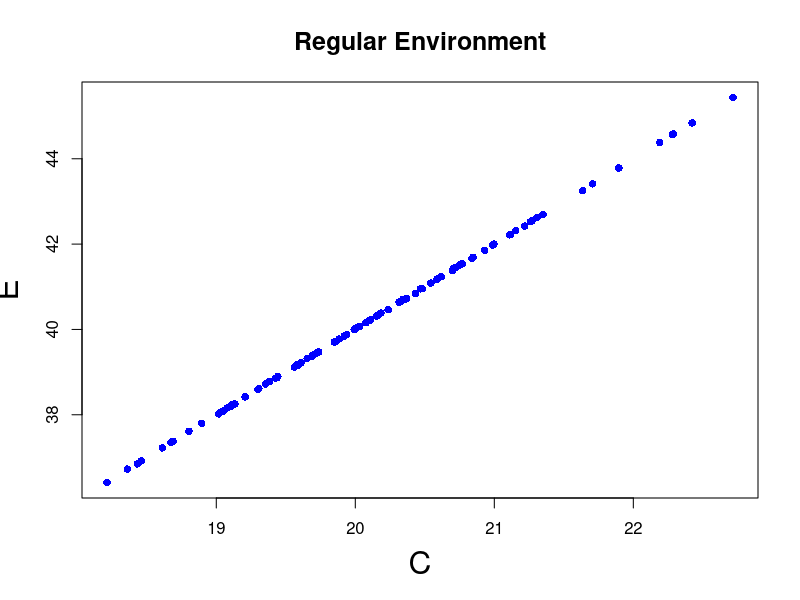
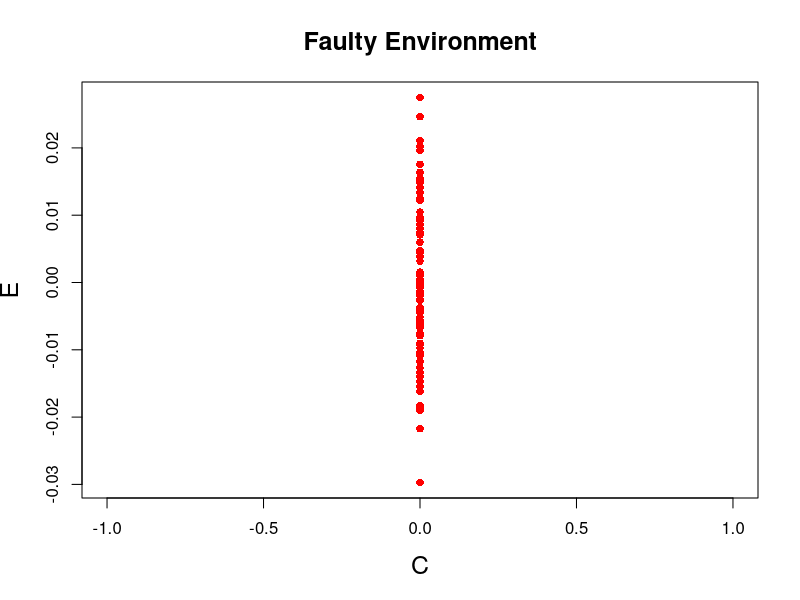

Write the R code that produced these figures, in order.

set.seed(7)
# Step 1: Original values
C1 <- rnorm(100, mean = 20, sd = 1)
E1 <- 2 * C1 + rnorm(100, mean = 0, sd = 0.01)

# Plot Step 1
plot(C1, E1, col = "blue", pch = 16,
     xlab = "C", ylab = "E",
     main = "Regular Environment",
     cex.lab = 1.9,   # make xlab and ylab bigger
     cex.main = 1.5)  # make title bigger

# Step 2: Intervention C = a
a <- 0
C2 <- rep(a, 100)
E2 <- 2 * C2 + rnorm(100, mean = 0, sd = 0.01)

# Plot Step 2
plot(C2, E2, col = "red", pch = 16,
     xlab = "C", ylab = "E",
     main = "Faulty Environment",
     cex.lab = 1.5,   # bigger axis labels
     cex.main = 1.5)  # bigger title
